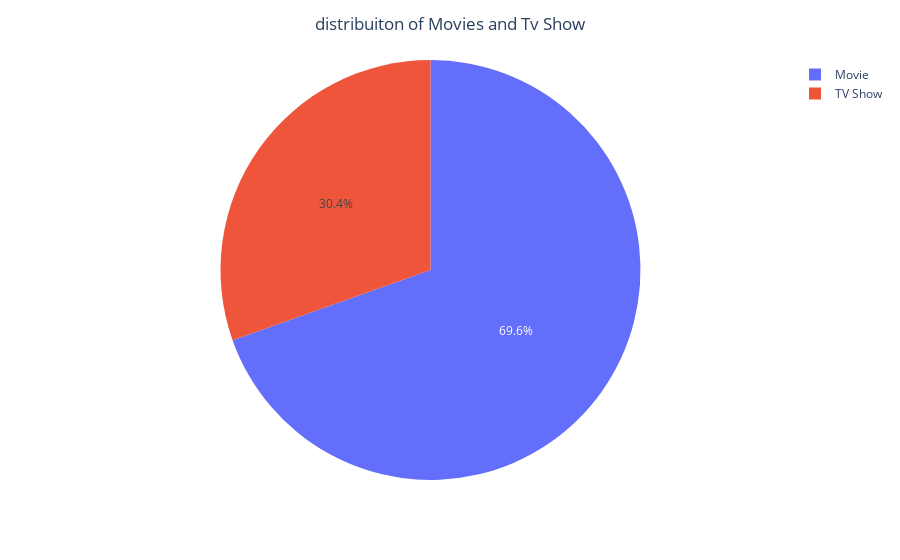

Notebook code cell kept with this figure:
### Markdown cell above
## univariate analysis

### Code cell
x=data["type"].value_counts().reset_index()
fig = px.pie(x,values="type",names="index")
fig.update_layout(title_text='distribuiton of Movies and Tv Show', title_x=0.5)

### Figure 1 — Plotly figure (JSON) as saved in the notebook; plotly's stock layout.template omitted (floating-point values rounded to 4 significant figures)
{"data": [{"domain": {"x": [0, 1], "y": [0, 1]}, "hovertemplate": "index=%{label}<br>type=%{value}<extra></extra>", "labels": ["Movie", "TV Show"], "legendgroup": "", "name": "", "showlegend": true, "type": "pie", "values": [6128, 2679]}], "layout": {"legend": {"tracegroupgap": 0}, "margin": {"t": 60}, "title": {"text": "distribuiton of Movies and Tv Show", "x": 0.5}}}
